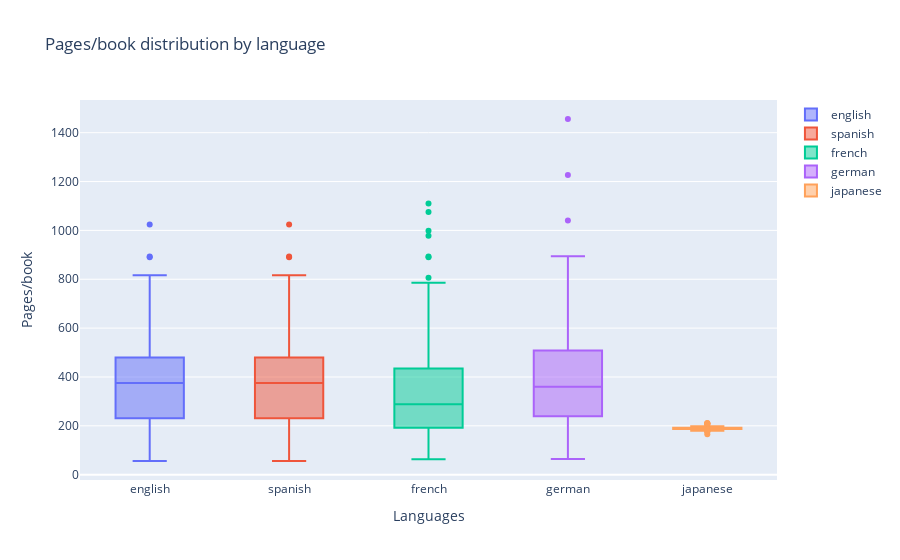

Write notebook code for a chart like this one.
### Code cell
fig = go.Figure()

for col in page_numbers_dict.items():
    fig.add_trace(go.Box(y=col[1].values, name = col[0]))

fig.update_layout( title="Pages/book distribution by language", xaxis_title="Languages", yaxis_title="Pages/book")
  
fig.show()

### Figure 1 — Plotly figure (JSON) as saved in the notebook; plotly's stock layout.template omitted (floating-point values rounded to 4 significant figures; data arrays with more than 128 entries replaced by an {"elided": "..."} marker saying what was removed)
{"data": [{"name": "english", "type": "box", "y": {"elided": "211 int values"}}, {"name": "spanish", "type": "box", "y": {"elided": "211 int values"}}, {"name": "french", "type": "box", "y": {"elided": "141 int values"}}, {"name": "german", "type": "box", "y": [384, 321, 88, 407, 1456, 106, 119, 1227, 238, 240, 728, 254, 235, 556, 376, 459, 180, 416, 104, 298, 358, 218, 123, 573, 672, 597, 655, 383, 464, 192, 270, 684, 472, 512, 178, 352, 320, 894, 64, 354, 478, 412, 360, 372, 784, 127, 1040, 536, 95, 400, 560, 332, 477, 317, 368, 88, 250, 607, 64, 832, 337, 380, 507, 410, 734, 573, 586, 512, 255, 371, 187, 304, 544, 301, 480, 512, 470, 224, 320, 208, 377, 142, 200, 132, 344, 298, 304, 351, 448, 314, 160, 217, 384, 349, 412, 880, 240]}, {"name": "japanese", "type": "box", "y": [195, 204, 194, 189, 178, 186, 186, 190, 188, 187, 211, 198, 208, 211, 195, 189, 191, 211, 207, 189, 189, 184, 192, 192, 192, 192, 192, 192, 192, 192, 192, 192, 192, 192, 192, 176, 165, 178, 190, 187, 180, 184, 188, 182, 192, 182]}], "layout": {"title": {"text": "Pages/book distribution by language"}, "xaxis": {"title": {"text": "Languages"}}, "yaxis": {"title": {"text": "Pages/book"}}}}
